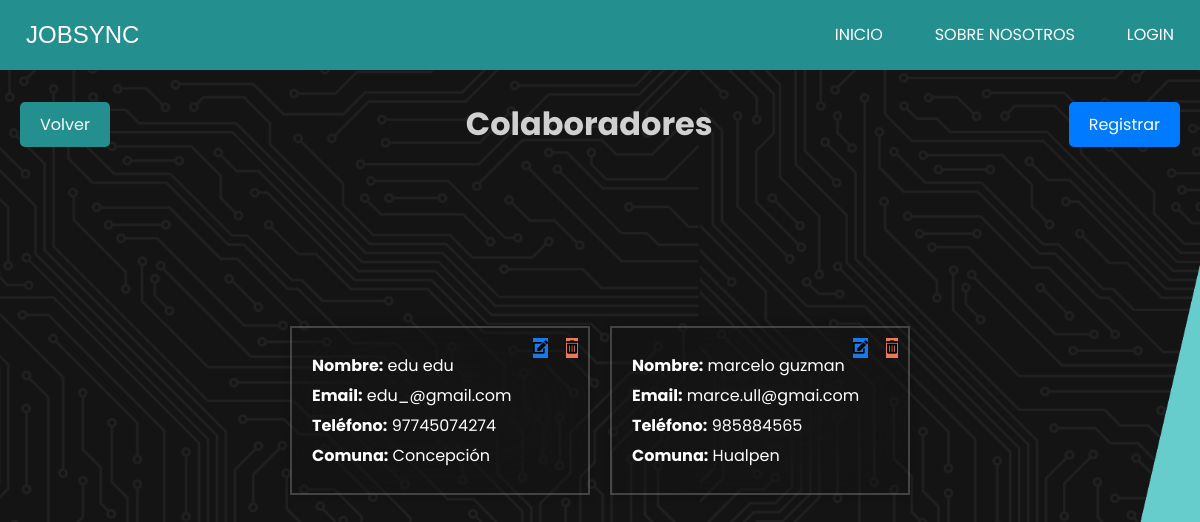
The page /colaboradores/ on the database its author committed.
### JobSyncApp/models.py (models this page shows)
class CustomUser(AbstractUser):
    telefono = models.CharField(max_length=15)
    ROL_CHOICES = [
        (True, 'Colaborador'),
        (False, 'Admin'),
    ]
    rol = models.BooleanField(choices=ROL_CHOICES, default=True)
    comuna = models.ForeignKey(Comuna, on_delete=models.SET_NULL, null=True, blank=True)

class Comuna(models.Model):
    nombre = models.CharField(max_length=100, unique=True)
    def __str__(self):
        return self.nombre

### JobSyncApp/views.py (the view)
# urls.py: path('colaboradores/', views.lista_colaboradores, name='colaboradores'),
def lista_colaboradores(request ):
    colaboradores = CustomUser.objects.filter(rol=True)
    return render(request, 'admin/colaboradores.html', {'colaboradores': colaboradores})

### JobSyncApp/templates/admin/colaboradores.html (shortened to what this page needs)
{% extends 'index.html' %}
{% load static %}
{% block extra_css %}
<link rel="stylesheet" href="{% static 'css/listado_colaboradores.css' %}">
<link rel="stylesheet" href="https://cdnjs.cloudflare.com/ajax/libs/font-awesome/5.15.4/css/all.min.css">
{% endblock extra_css %}
{% block contenido %}
<div class="header">
    <a href="{% url 'home' %}" id="btn-volver" class="btn btn-back">Volver</a>
    <h1>Colaboradores</h1>
    <a href="{% url 'registro' %}" id="btn-registrar" class="btn">Registrar</a>
</div>
<div class="card-container">
    {% for colaborador in colaboradores %}
    <div class="card">
        <button class="delete-btn" data-url="{% url 'eliminar_usuario' colaborador.id %}" style="position: absolute; top: 10px; right: 10px; background-color: rgb(235, 122, 93);"> <i class="fas fa-trash-alt"></i></button>
        <button class="edit-btn" data-url="{% url 'modificar_usuario' colaborador.id %}" style="position: absolute; top: 10px; right: 40px; background-color: rgb(21, 122, 236);"> <i class="fas fa-edit"></i></button>
        <p><strong>Nombre:</strong> {{ colaborador.first_name }} {{ colaborador.last_name }}</p>
        <p><strong>Email:</strong> {{ colaborador.email }}</p>
        <p><strong>Teléfono:</strong> {{ colaborador.telefono }}</p>
        <p><strong>Comuna:</strong> {{ colaborador.comuna }}</p>
    </div>
    {% endfor %}
</div>
{% endblock %}

### JobSyncApp/static/css/estilo.css (style rules this page uses)
* { margin: 0; padding: 0; box-sizing: border-box; }
html, body { margin: 0; padding: 0; width: 100%; height: 100%; }

### JobSyncApp/static/css/listado_colaboradores.css (style rules this page uses)
* { padding: 0; margin: 0; box-sizing: border-box; text-decoration: none; list-style: none; border: none; outline: none; font-family: "Poppins", sans-serif; }
body { min-height: 100vh; width: 100%; display: flex; align-items: center; justify-content: center; background: url("/static/css/img/fondo.png") no-repeat center center fixed; background-size: cover; }
.header { width: 100%; display: flex; justify-content: space-between; align-items: center; padding: 20px; color: rgba(255, 255, 255, 0.8); position: fixed; top: 80px; }
.btn { padding: 10px 20px; background-color: #007bff; color: white; text-decoration: none; border-radius: 5px; }
.btn-back { background-color: #248f8f; }
.card-container { display: flex; flex-wrap: wrap; justify-content: center; margin-top: 20px; }
.card { width: 300px; margin: 10px; padding: 20px; background: rgba(22, 22, 22, 0.1); border: 2px solid rgba(255, 255, 255, 0.2); box-shadow: 0 0 10px rgba(0, 0, 0, .2); color: #fff; backdrop-filter: blur(50px); }
.card p { margin: 5px 0; }

### rows shown on the page
CustomUser: first_name "edu", last_name "edu", email "edu_@gmail.com", telefono "97745074274", comuna "Concepción"
CustomUser: first_name "marcelo", last_name "guzman", email "marce.ull@gmai.com", telefono "985884565", comuna "Hualpen"
